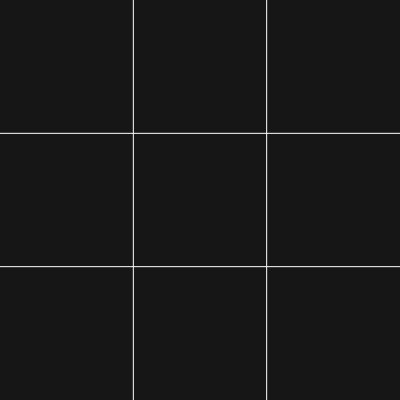
Frame 1 (no input)
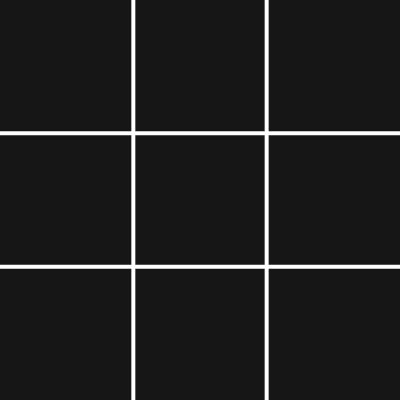
Frame 60 (no input)
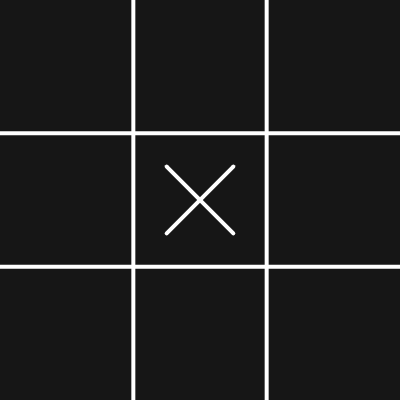
Frame 120 (the mouse pressed at the canvas centre since frame 60)

The p5.js sketch that drew these frames (run headless with seeded random() and noise() and a simulated clock; from frame 60 on, the mouse is pressed at the canvas centre):

// p5.js sketch
// ── sketch.js
// Naughts and Crosses
// Inspired by https://www.youtube.com/watch?v=GTWrWM1UsnA
// Still needs a bit of tweaking I think

let board = [
    ['','',''],
    ['','',''],
    ['','','']
];

let players = ['X', 'O'];
let currentPlayer;

let goes = 0;

let w;
let h;

let checkAI;

function setup() {
    createCanvas(400, 400);
    currentPlayer = players[0];
    w = width / 3;
    h = height / 3;
    checkAI = createCheckbox("AI?", false);
}

function clickFunc() {
    let i = 0;
    let j = 0;
    if (touches.length > 0) {
        i = floor(3*(touches[0].x/width));
        j = floor(3*(touches[0].y/height));
        clickFunc2(i, j);
    } else if (mouseX < width && mouseY < height) {
        // floor(3*(399/400))
        i = floor(3*(mouseX/width));
        j = floor(3*(mouseY/height));
        clickFunc2(i, j);
    }
}

function clickFunc2(i, j) {
    if (board[j][i] == '') {  
        board[j][i] = currentPlayer;

        // Swap the players
        if (currentPlayer == players[0]) {
            currentPlayer = players[1];
        } else {
            currentPlayer = players[0];
        }
        
        goes++;
    }
}

function mouseClicked() {
    clickFunc();
}

function touchStarted() {
    clickFunc();
}

function check3(a, b, c) {
    return (a == b && b == c && a != '');
}

function checkWinner() {
    let winner = null;

    // Check horizontally
    for (let i = 0; i < 3; i++) {
        if (check3(board[i][0], board[i][1], board[i][2])) {
            winner = board[i][0];
            line(0, (i*h)+(h/2), width, (i*h)+(h/2));
        }
    }
    // Check vertically
    for (let i = 0; i < 3; i++) {
        if (check3(board[0][i], board[1][i], board[2][i])) {
            winner = board[0][i];
            line((i*w)+(w/2), 0, (i*w)+(w/2), height);
        }
    }
    // Check diagonals
    if (check3(board[0][0], board[1][1], board[2][2])) {
        winner = board[0][0];
        line(0, 0, width, height);
    }
    if (check3(board[0][2], board[1][1], board[2][0])) {
        winner = board[0][2];
        line(width, 0, 0, height);
    }

    if (goes >= 9 && winner == null) {
        console.log("Tie");
        winner = -1;
        stroke(255, 0, 0);
        line(width, 0, 0, height);
        line(0, 0, width, height);
    }

    return winner;
}

function draw() {
    background(22);

    stroke(255);
    line(w, 0, w, height);
    line(w*2, 0, w*2, height);
    line(0, h, width, h);
    line(0, h*2, width, h*2);

    for (let i = 0; i < 3; i++) {
        for (let j = 0; j < 3; j++) {
            let x = w * i + w / 2;
            let y = h * j + h / 2;
            let spot = board[j][i];
            strokeWeight(4);
            if (spot == players[0]) {
                let xr = w/4;
                line(x-xr, y-xr, x+xr, y+xr);
                line(x+xr, y-xr, x-xr, y+xr);
            } else if (spot == players[1]) {
                noFill()
                ellipse(x, y, w/2)
            }
        }
    }

    let winner = checkWinner();
    if (winner != null) {
        if (winner == -1) {
            console.log("TIE");
        } else {
            /*for (let i = 0; i < 3; i++) {
                for (let j = 0; j < 3; j++) {
                    board[j][i] = winner;
                }
            }*/
            noLoop();
        }
    }
}
